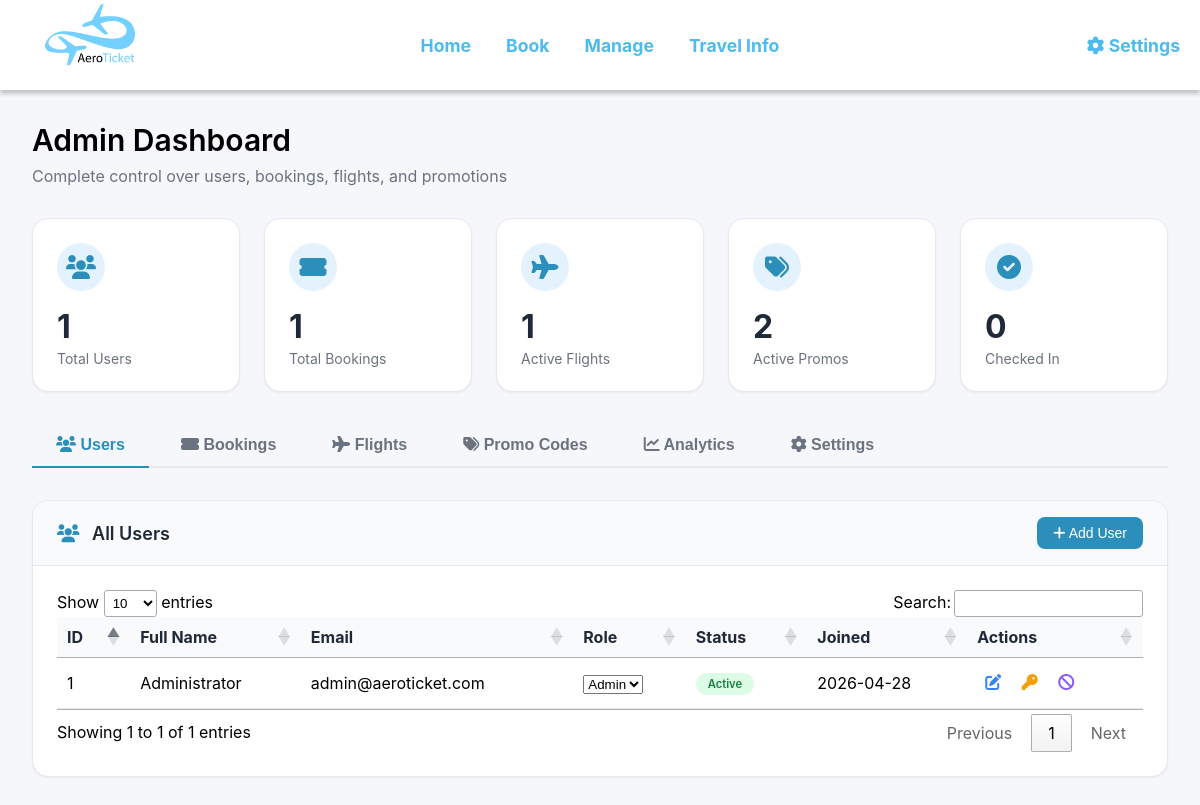
/admin (signed in), run on the app's committed database.
### app.py (models this page shows, shortened)
class User(db.Model):
    __tablename__ = 'all_users'
    id = db.Column(db.Integer, primary_key=True)
    fullname = db.Column(db.String(100), nullable=True)
    email = db.Column(db.String(120), unique=True, nullable=False)
    password = db.Column(db.String(200), nullable=False)
    provider = db.Column(db.String(20), default='email')
    created_at = db.Column(db.DateTime, default=datetime.utcnow)
    phone = db.Column(db.String(20), nullable=True)
    email_reminders = db.Column(db.Boolean, default=True)
    is_admin = db.Column(db.Boolean, default=False)
    is_active = db.Column(db.Boolean, default=True)
    profile_picture = db.Column(db.String(200), nullable=True)

### app.py (the view)
@app.route('/admin')
def admin_dashboard():
    if not session.get('is_admin'):
        flash("Access denied. Admin privileges required.")
        return redirect(url_for('home'))
    has_bookings = False
    latest_booking_id = None
    if session.get('user_id'):
        user_id = session.get('user_id')
        booking_count = Booking.query.filter_by(user_id=user_id).count()
        has_bookings = booking_count > 0
        latest_booking = Booking.query.filter_by(user_id=user_id).order_by(Booking.id.desc()).first()
        if latest_booking:
            latest_booking_id = latest_booking.id
    total_users = User.query.count()
    total_bookings = Booking.query.count()
    total_flights = Flight.query.count()
    total_promos = PromoCode.query.filter_by(is_active=True).count()
    recent_bookings = Booking.query.order_by(Booking.booking_date.desc()).limit(10).all()
    thirty_days_ago = datetime.utcnow() - timedelta(days=30)
    sales = db.session.query(db.func.sum(db.cast(Booking.total_price, db.Float))).filter(Booking.booking_date >= thirty_days_ago).scalar()
    sales_total = float(sales) if sales else 0
    all_users = User.query.all()
    all_flights = Flight.query.all()
    all_bookings = Booking.query.all()
    all_promos = PromoCode.query.all()
    active_promos = PromoCode.query.filter_by(is_active=True).count()
    total_promo_uses = db.session.query(db.func.sum(PromoCode.used_count)).scalar() or 0
    total_discount_given = 0
    settings = {
        'site_name': get_system_setting('site_name', 'AeroTicket'),
        'contact_email': get_system_setting('contact_email', 'support@aeroticket.com'),
        'contact_phone': get_system_setting('contact_phone', ''),
        'address': get_system_setting('address', ''),
        'booking_fee': get_system_setting('booking_fee', '0'),
        'tax_rate': get_system_setting('tax_rate', '0'),
        'maintenance': get_system_setting('maintenance', 'false') == 'true'
    }
    return render_template('admin_dashboard.html',
                          users=all_users,
                          events=all_flights,
                          all_users=all_users,
                          all_flights=all_flights,
                          all_bookings=all_bookings,
                          all_promos=all_promos,
                          active_promos=active_promos,
                          total_promo_uses=total_promo_uses,
                          total_discount_given=total_discount_given,
                          settings=settings,
                          total_users=total_users,
                          total_bookings=total_bookings,
                          total_flights=total_flights,
                          total_promos=total_promos,
                          sales_summary={'total': f"₱{sales_total:,.2f}"},
                          recent_bookings=recent_bookings,
                          has_bookings=has_bookings,
                          latest_booking_id=latest_booking_id)

### app.py (called while the page is built)
def get_system_setting(key, default=None):
    setting = SystemSetting.query.filter_by(key=key).first()
    if setting:
        return setting.value
    return default

### templates/admin_dashboard.html (shortened to what this page needs)
<!DOCTYPE html>
<html lang="en">
<head>
    <link rel="stylesheet" href="https://cdnjs.cloudflare.com/ajax/libs/font-awesome/6.0.0/css/all.min.css">
    <link rel="stylesheet" href="https://cdn.datatables.net/1.13.4/css/jquery.dataTables.min.css">
</head>
<body>
<header class="main-header">
    <div class="header-container">
        <div class="logo">
            <a href="{{ url_for('home') }}">
                <img src="{{ url_for('static', filename='images/logo.png') }}" alt="AeroTicket Logo">
            </a>
        </div>
        <nav class="nav-links">
            <a href="{{ url_for('home') }}">Home</a>
            <div class="dropdown">
                <a href="{{ url_for('booking') }}" class="dropbtn">Book</a>
            </div>
            <div class="dropdown">
                {% if session.get('user_id') %}
                    <a href="{{ url_for('manage') }}" class="dropbtn">Manage</a>
                {% else %}
                    <a href="{{ url_for('login') }}" class="dropbtn">Manage</a>
                {% endif %}
            </div>
            <div class="dropdown">
                <a href="{{ url_for('travel') }}" class="dropbtn">Travel Info</a>
            </div>
        </nav>
        <div class="header-right">
            <div class="dropdown">
                <a href="#" class="dropbtn"><i class="fas fa-cog"></i> Settings</a>
            </div>
        </div>
    </div>
</header>
<div class="dashboard-wrapper">
    <h1 style="font-size: 1.875rem; font-weight: 600; margin-bottom: 0.5rem;">Admin Dashboard</h1>
    <p style="color: var(--gray-600); margin-bottom: 2rem;">Complete control over users, bookings, flights, and promotions</p>
    <div class="stats-grid">
        <div class="stat-card" onclick="switchTab('users-tab')">
            <div class="stat-icon"><i class="fas fa-users"></i></div>
            <div class="stat-value">{{ total_users }}</div>
            <div class="stat-label">Total Users</div>
        </div>
        <div class="stat-card" onclick="switchTab('bookings-tab')">
            <div class="stat-icon"><i class="fas fa-ticket-alt"></i></div>
            <div class="stat-value">{{ total_bookings }}</div>
            <div class="stat-label">Total Bookings</div>
        </div>
        <div class="stat-card" onclick="switchTab('flights-tab')">
            <div class="stat-icon"><i class="fas fa-plane"></i></div>
            <div class="stat-value">{{ total_flights }}</div>
            <div class="stat-label">Active Flights</div>
        </div>
        <div class="stat-card" onclick="switchTab('promos-tab')">
            <div class="stat-icon"><i class="fas fa-tags"></i></div>
            <div class="stat-value">{{ total_promos|default(0) }}</div>
            <div class="stat-label">Active Promos</div>
        </div>
        <div class="stat-card" onclick="switchTab('bookings-tab')">
            <div class="stat-icon"><i class="fas fa-check-circle"></i></div>
            <div class="stat-value">{{ checked_in_count|default(0) }}</div>
            <div class="stat-label">Checked In</div>
        </div>
    </div>
    <div class="admin-tabs">
        <button class="tab-btn active" onclick="switchTab('users-tab')"><i class="fas fa-users"></i> Users</button>
        <button class="tab-btn" onclick="switchTab('bookings-tab')"><i class="fas fa-ticket-alt"></i> Bookings</button>
        <button class="tab-btn" onclick="switchTab('flights-tab')"><i class="fas fa-plane"></i> Flights</button>
        <button class="tab-btn" onclick="switchTab('promos-tab')"><i class="fas fa-tags"></i> Promo Codes</button>
        <button class="tab-btn" onclick="switchTab('analytics-tab')"><i class="fas fa-chart-line"></i> Analytics</button>
        <button class="tab-btn" onclick="switchTab('settings-tab')"><i class="fas fa-cog"></i> Settings</button>
    </div>
    <div id="users-tab" class="tab-content active">
        <div class="admin-card">
            <div class="card-header">
                <h3><i class="fas fa-users"></i> All Users</h3>
                <button class="btn-primary" onclick="openUserModal()"><i class="fas fa-plus"></i> Add User</button>
            </div>
            <div class="card-body">
                <table id="users-table" class="data-table" style="width:100%">
                    <thead>
                        <tr><th>ID</th><th>Full Name</th><th>Email</th><th>Role</th><th>Status</th><th>Joined</th><th>Actions</th></tr>
                    </thead>
                    <tbody>
                        {% for user in all_users %}
                        <tr>
                            <td>{{ user.id }}</td>
                            <td>{{ user.fullname or 'N/A' }}</td>
                            <td>{{ user.email }}</td>
                            <td>
                                <select class="role-select" data-user-id="{{ user.id }}" onchange="updateUserRole({{ user.id }}, this.value)">
                                    <option value="admin" {% if user.is_admin %}selected{% endif %}>Admin</option>
                                </select>
                            </td>
                            <td>
                                <span class="status-badge {% if user.is_active %}status-confirmed{% else %}status-cancelled{% endif %}">
                                    {% if user.is_active %}Active{% else %}Banned{% endif %}
                                </span>
                            </td>
                            <td>{{ user.created_at.strftime('%Y-%m-%d') if user.created_at else 'N/A' }}</td>
                            <td>
                                <button class="btn-icon edit" onclick="editUser({{ user.id }})"><i class="fas fa-edit"></i></button>
                                <button class="btn-icon" onclick="resetUserPassword({{ user.id }})" style="color: #f59e0b;"><i class="fas fa-key"></i></button>
                                <button class="btn-icon" onclick="toggleUserStatus({{ user.id }})" style="color: #8b5cf6;"><i class="fas {% if user.is_active %}fa-ban{% else %}fa-check-circle{% endif %}"></i></button>
                            </td>
                        </tr>
                        {% endfor %}
                    </tbody>
                </table>
            </div>
        </div>
    </div>
</div>
</body>
</html>

### templates/admin_dashboard.html (style rules this page uses)
.main-header { background-color: #ffffff; padding: 5px 0; height: 90px; display: flex; align-items: center; box-shadow: 0 4px 4px rgba(0,0,0,0.2); position: sticky; top: 0; z-index: 1000; }
.header-container { max-width: 1400px; margin: 0 auto; width: 100%; display: flex; align-items: center; justify-content: space-between; padding: 0 20px; }
.logo { flex: 1; }
.logo img { height: 140px; width: auto; margin-top: -25px; margin-bottom: -25px; display: block; }
.nav-links { display: flex; gap: 35px; flex: 1; justify-content: center; }
.nav-links a, .dropbtn { text-decoration: none; color: #4dbbee; font-weight: 700; font-size: 1.1rem; background: none; border: none; cursor: pointer; }
.dropdown { position: relative; }
.header-right { flex: 1; display: flex; justify-content: flex-end; gap: 25px; align-items: center; }
:root { --primary: #2c8fbb; --primary-dark: #1e6f94; --primary-light: #e3f2fd; --gray-50: #f9fafb; --gray-100: #f3f4f6; --gray-200: #e5e7eb; --gray-600: #6b7280; --gray-800: #1f2937; --shadow-sm: 0 1px 2px 0 rgba(0, 0, 0, 0.05); --shadow-md: 0 4px 6px -1px rgba(0, 0, 0, 0.1); --radius-lg: 16px; --radius-md: 12px; }
* { margin: 0; padding: 0; box-sizing: border-box; }
body { background: #f5f7fa; font-family: -apple-system, BlinkMacSystemFont, 'Segoe UI', Roboto, 'Helvetica Neue', Arial, sans-serif; }
.dashboard-wrapper { max-width: 1400px; margin: 2rem auto; padding: 0 2rem; }
.stats-grid { display: grid; grid-template-columns: repeat(5, 1fr); gap: 1.5rem; margin-bottom: 2rem; }
.stat-card { background: white; border-radius: var(--radius-lg); padding: 1.5rem; box-shadow: var(--shadow-sm); border: 1px solid var(--gray-200); transition: all 0.2s; cursor: pointer; }
.stat-icon { width: 48px; height: 48px; background: var(--primary-light); border-radius: 50%; display: flex; align-items: center; justify-content: center; margin-bottom: 1rem; }
.stat-icon i { font-size: 1.5rem; color: var(--primary); }
.stat-value { font-size: 2rem; font-weight: 700; color: var(--gray-800); }
.stat-label { font-size: 0.875rem; color: var(--gray-600); margin-top: 0.25rem; }
.admin-tabs { display: flex; gap: 0.5rem; margin-bottom: 2rem; border-bottom: 2px solid var(--gray-200); padding-bottom: 0; }
.tab-btn { padding: 0.75rem 1.5rem; background: none; border: none; font-size: 1rem; font-weight: 600; color: var(--gray-600); cursor: pointer; transition: all 0.2s; position: relative; }
.tab-btn.active { color: var(--primary); }
.tab-btn.active::after { content: ''; position: absolute; bottom: -2px; left: 0; right: 0; height: 2px; background: var(--primary); }
.tab-content { display: none; animation: fadeIn 0.3s ease; }
.tab-content.active { display: block; }
.admin-card { background: white; border-radius: var(--radius-lg); box-shadow: var(--shadow-sm); border: 1px solid var(--gray-200); overflow: hidden; margin-bottom: 1.5rem; }
.card-header { background: var(--gray-50); padding: 1rem 1.5rem; border-bottom: 1px solid var(--gray-200); display: flex; justify-content: space-between; align-items: center; flex-wrap: wrap; gap: 1rem; }
.card-header h3 { font-size: 1.125rem; font-weight: 600; color: var(--gray-800); margin: 0; }
.card-header h3 i { color: var(--primary); margin-right: 0.5rem; }
.card-body { padding: 1.5rem; }
.btn-primary { background: var(--primary); color: white; border: none; padding: 0.5rem 1rem; border-radius: 8px; cursor: pointer; font-size: 0.875rem; font-weight: 500; transition: all 0.2s; }
.btn-icon { background: none; border: none; cursor: pointer; padding: 0.5rem; border-radius: 6px; transition: 0.2s; font-size: 1rem; }
.btn-icon.edit { color: #3b82f6; }
.data-table { width: 100%; border-collapse: collapse; }
.data-table th, .data-table td { padding: 0.75rem; text-align: left; border-bottom: 1px solid var(--gray-200); }
.data-table th { background: var(--gray-50); font-weight: 600; color: var(--gray-800); }
.status-badge { padding: 0.25rem 0.75rem; border-radius: 40px; font-size: 0.7rem; font-weight: 600; display: inline-block; }
.status-confirmed { background: #dcfce7; color: #15803d; }

### data on the page
User: id "1", fullname "Administrator", email "admin@aeroticket.com", is_admin+id "Admin", is_active "Active", created_at "2026-04-28"

### other printed values
{{ total_users }} "1"
{{ total_bookings }} "1"
{{ total_flights }} "1"
{{ total_promos|default(0) }} "2"
{{ checked_in_count|default(0) }} "0"
